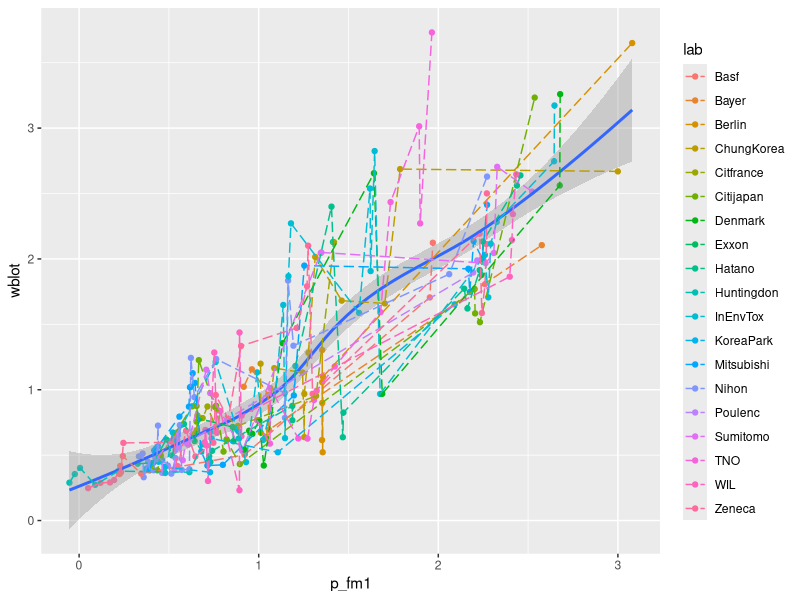
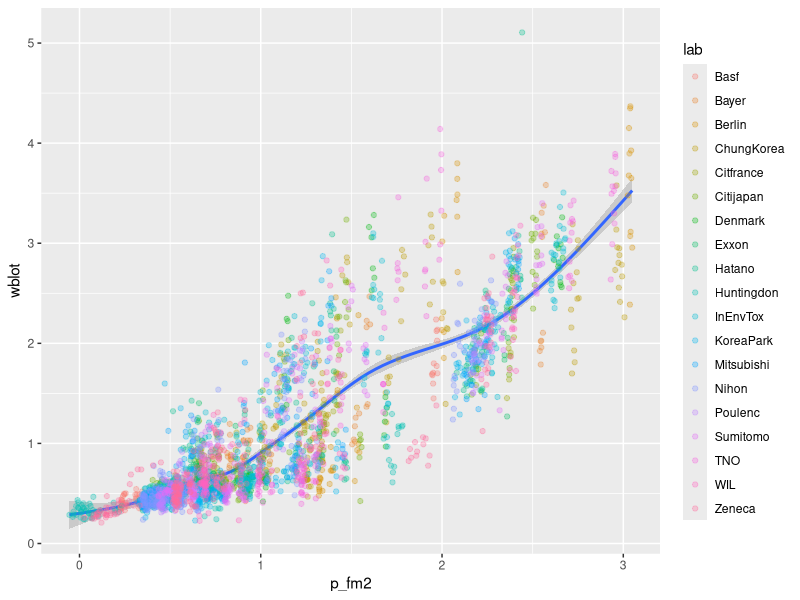
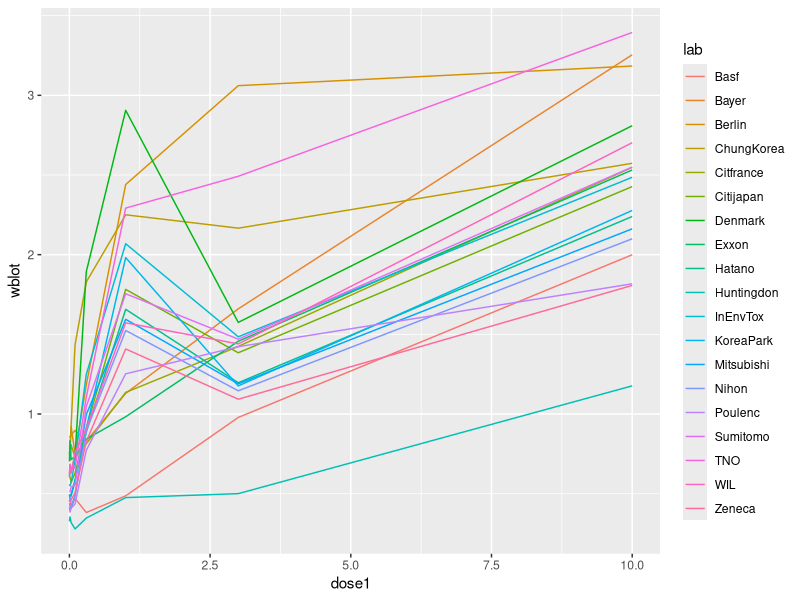
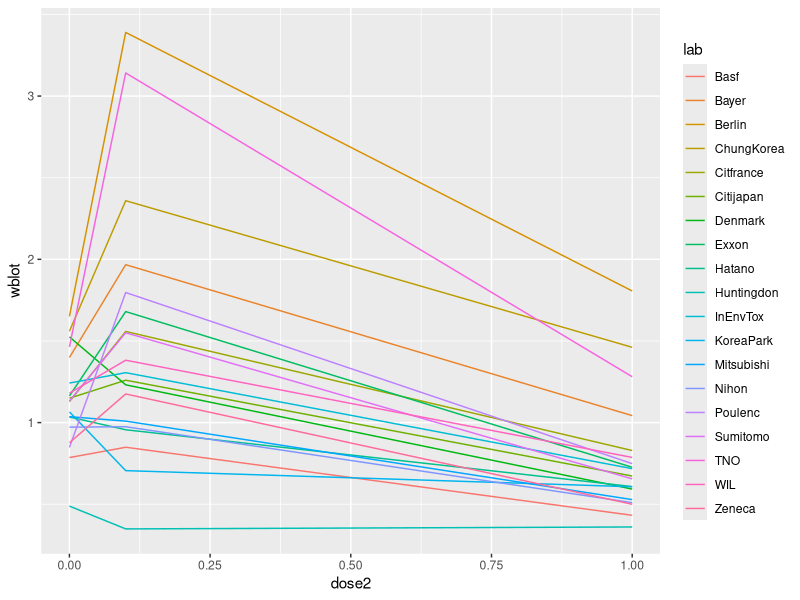
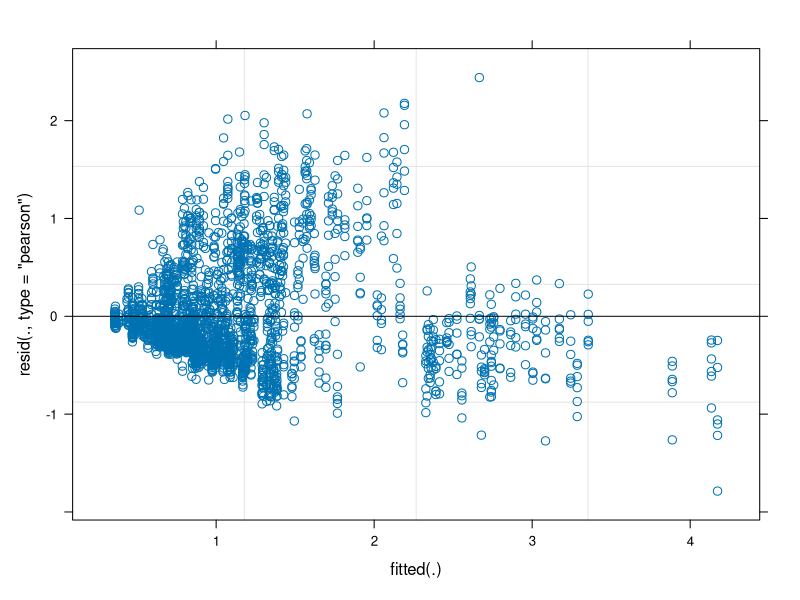

Source code (R) for these figures, in order: (Note: this script raises an error after producing the figures.)
## ---- chunk 1
library(dplyr)
library(lme4)
library(ggplot2)

###plot multiple ggplots in one place  obtained from http://www.cookbook-r.com/Graphs/Multiple_graphs_on_one_page_(ggplot2)/
# Multiple plot function
#
# ggplot objects can be passed in ..., or to plotlist (as a list of ggplot objects)
# - cols:   Number of columns in layout
# - layout: A matrix specifying the layout. If present, 'cols' is ignored.
#
# If the layout is something like matrix(c(1,2,3,3), nrow=2, byrow=TRUE),
# then plot 1 will go in the upper left, 2 will go in the upper right, and
# 3 will go all the way across the bottom.
#
multiplot <- function(..., plotlist=NULL, file, cols=1, layout=NULL) {
  library(grid)

  # Make a list from the ... arguments and plotlist
  plots <- c(list(...), plotlist)

  numPlots = length(plots)

  # If layout is NULL, then use 'cols' to determine layout
  if (is.null(layout)) {
    # Make the panel
    # ncol: Number of columns of plots
    # nrow: Number of rows needed, calculated from # of cols
    layout <- matrix(seq(1, cols * ceiling(numPlots/cols)),
                    ncol = cols, nrow = ceiling(numPlots/cols))
  }

 if (numPlots==1) {
    print(plots[[1]])

  } else {
    # Set up the page
    grid.newpage()
    pushViewport(viewport(layout = grid.layout(nrow(layout), ncol(layout))))

    # Make each plot, in the correct location
    for (i in 1:numPlots) {
      # Get the i,j matrix positions of the regions that contain this subplot
      matchidx <- as.data.frame(which(layout == i, arr.ind = TRUE))

      print(plots[[i]], vp = viewport(layout.pos.row = matchidx$row,
                                      layout.pos.col = matchidx$col))
    }
  }
}

####

dat <- read.table("case1.txt", header = T, stringsAsFactors = F, na.strings = ".", colClasses=c("character","character","numeric","numeric","numeric","numeric","numeric","numeric"))
dat <-  dat %>% filter(complete.cases(blot)) %>% mutate(wblot = blot/body, wwet = wet/body)
## ---- chunk 2
set.seed(3)
samp <- sample(dim(dat)[1], dim(dat)[1]/10)
test <- dat[samp,]
train <- dat[-samp,]
## ---- chunk 3
fm1 <- lmer(wblot ~ 1 + (proto|lab) + body + poly(dose1,2) + poly(dose2,2), train)
summary(fm1)

p_fm1 <- predict(fm1, test)

ggplot(data = test, aes(p_fm1, wblot)) + geom_point(aes(colour = lab)) + geom_smooth() + geom_line(aes(colour=lab), linetype=5)

## ---- chunk 4
fm2 <- lmer(wblot ~ 1 + (proto|lab) + body + poly(dose1,2) + poly(dose2,2), dat)
summary(fm2)
p_fm2 <- predict(fm2, dat)
ggplot(data = dat, aes(p_fm2, wblot)) + geom_smooth() + geom_point(aes(colour = lab), alpha = 0.3) 

## ---- chunk 5
mean_dat1 <- dat %>% group_by(lab, dose1) %>% summarise(wblot = mean(wblot))
ggplot(data = mean_dat1, aes(x = dose1, y = wblot, color = lab)) + geom_line()
mean_dat2 <- dat %>% group_by(lab, dose2) %>% summarise(wblot = mean(wblot))
ggplot(data = mean_dat2, aes(x = dose2, y = wblot, color = lab)) + geom_line()

## ---- chunk 6
#dose response curve
minmod <- lmer(wblot ~ (1 + proto + dose1 + dose2| lab), dat) #minimum model
summary(minmod)
plot(minmod)
p_minmod <- predict(minmod, test)
ggplot(data = dat, aes(p_minmod, wblot)) + geom_smooth() + geom_point(aes(colour = lab), alpha = 0.3) #+ geom_line(aes(colour=lab), linetype=5)

## ---- chunk 7
medmod <- lmer(wblot ~ (1+ proto + poly(dose1,2) + poly(dose2,2) |lab)+poly(dose1,2)+poly(dose2,2)+poly(body,2)+(proto*lab), dat) #med model
summary(minmod)
plot(medmod)
p_medmod <- predict(medmod, test)
ggplot(data = test, aes(p_medmod, wblot)) + geom_point(aes(colour = lab)) + geom_smooth() + geom_line(aes(colour=lab), linetype=5)

par(mfrow = c(2,2))
test_p <- ggplot(data = test, aes(x = wblot)) + geom_histogram() + lims(x = c(0,4)) + theme_bw()
min_p <- ggplot(test,aes(p_minmod)) + geom_histogram() + lims(x = c(0,4)) + theme_bw()
med_p <- ggplot(test,aes(p_medmod)) + geom_histogram() + lims(x = c(0,4)) + theme_bw()
multiplot(test_p, min_p, med_p, cols = 2)
